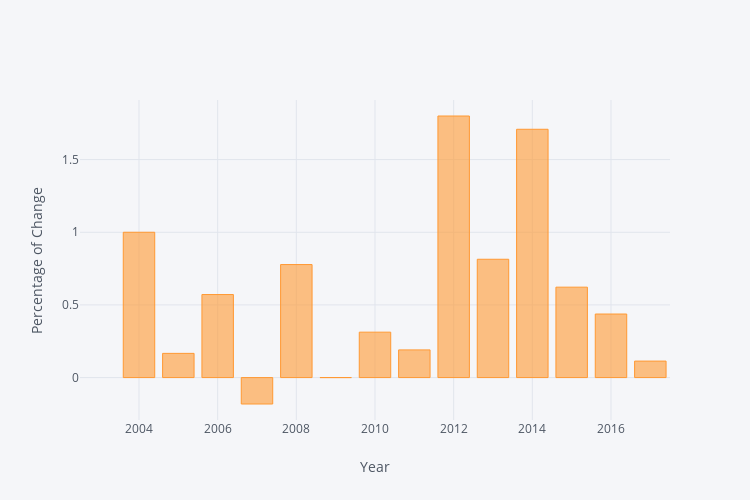

Notebook code cell kept with this figure:
### Markdown cell above
## Percentage of change of number of committers compared to previous year

### Code cell
iplot(committers_per_year.pct_change().iplot(asFigure=True, dimensions=(750, 500), kind="bar", yTitle="Percentage of Change", xTitle="Year"))

### Figure 1 — Plotly figure (JSON) as saved in the notebook; plotly's stock layout.template omitted (floating-point values rounded to 4 significant figures)
{"data": [{"marker": {"color": "rgba(255, 153, 51, 0.6)", "line": {"color": "rgba(255, 153, 51, 1.0)", "width": 1}}, "name": "author", "orientation": "v", "text": "", "type": "bar", "x": [2003, 2004, 2005, 2006, 2007, 2008, 2009, 2010, 2011, 2012, 2013, 2014, 2015, 2016, 2017], "y": ["", 1, 0.1667, 0.5714, -0.1818, 0.7778, 0, 0.3125, 0.1905, 1.8, 0.8143, 1.709, 0.6221, 0.4373, 0.1135]}], "layout": {"height": 500, "legend": {"bgcolor": "#F5F6F9", "font": {"color": "#4D5663"}}, "paper_bgcolor": "#F5F6F9", "plot_bgcolor": "#F5F6F9", "titlefont": {"color": "#4D5663"}, "width": 750, "xaxis1": {"gridcolor": "#E1E5ED", "showgrid": true, "tickfont": {"color": "#4D5663"}, "title": "Year", "titlefont": {"color": "#4D5663"}, "zerolinecolor": "#E1E5ED"}, "yaxis1": {"gridcolor": "#E1E5ED", "showgrid": true, "tickfont": {"color": "#4D5663"}, "title": "Percentage of Change", "titlefont": {"color": "#4D5663"}, "zerolinecolor": "#E1E5ED"}}}
